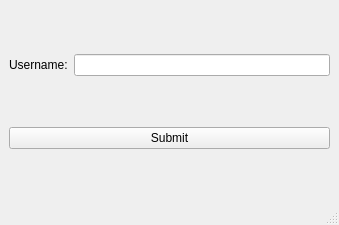
<?xml version="1.0" encoding="UTF-8"?>
<ui version="4.0">
 <class>login</class>
 <widget class="QMainWindow" name="login">
  <property name="geometry">
   <rect>
    <x>0</x>
    <y>0</y>
    <width>339</width>
    <height>225</height>
   </rect>
  </property>
  <property name="windowTitle">
   <string>ReadsProfiler-Login </string>
  </property>
  <widget class="QWidget" name="centralwidget">
   <layout class="QVBoxLayout" name="verticalLayout">
    <item>
     <layout class="QHBoxLayout" name="horizontalLayout">
      <item>
       <widget class="QLabel" name="usernameLabel">
        <property name="text">
         <string>Username:</string>
        </property>
       </widget>
      </item>
      <item>
       <widget class="QLineEdit" name="usernameEdit"/>
      </item>
     </layout>
    </item>
    <item>
     <widget class="QPushButton" name="loginButton">
      <property name="text">
       <string>Submit</string>
      </property>
     </widget>
    </item>
   </layout>
  </widget>
  <widget class="QMenuBar" name="loginMenubar">
   <property name="geometry">
    <rect>
     <x>0</x>
     <y>0</y>
     <width>339</width>
     <height>24</height>
    </rect>
   </property>
  </widget>
  <widget class="QStatusBar" name="loginStatusbar"/>
 </widget>
 <resources/>
 <connections/>
</ui>
